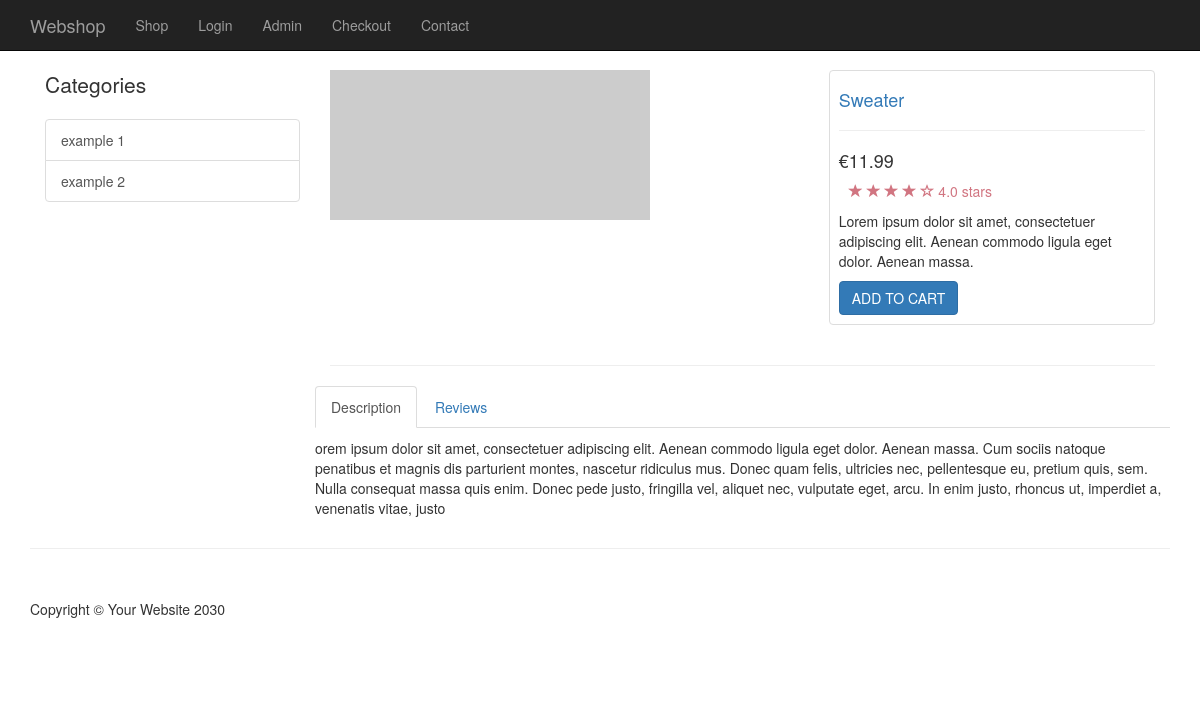
The page /shop/item.php?id=2 on the database as committed earlier.
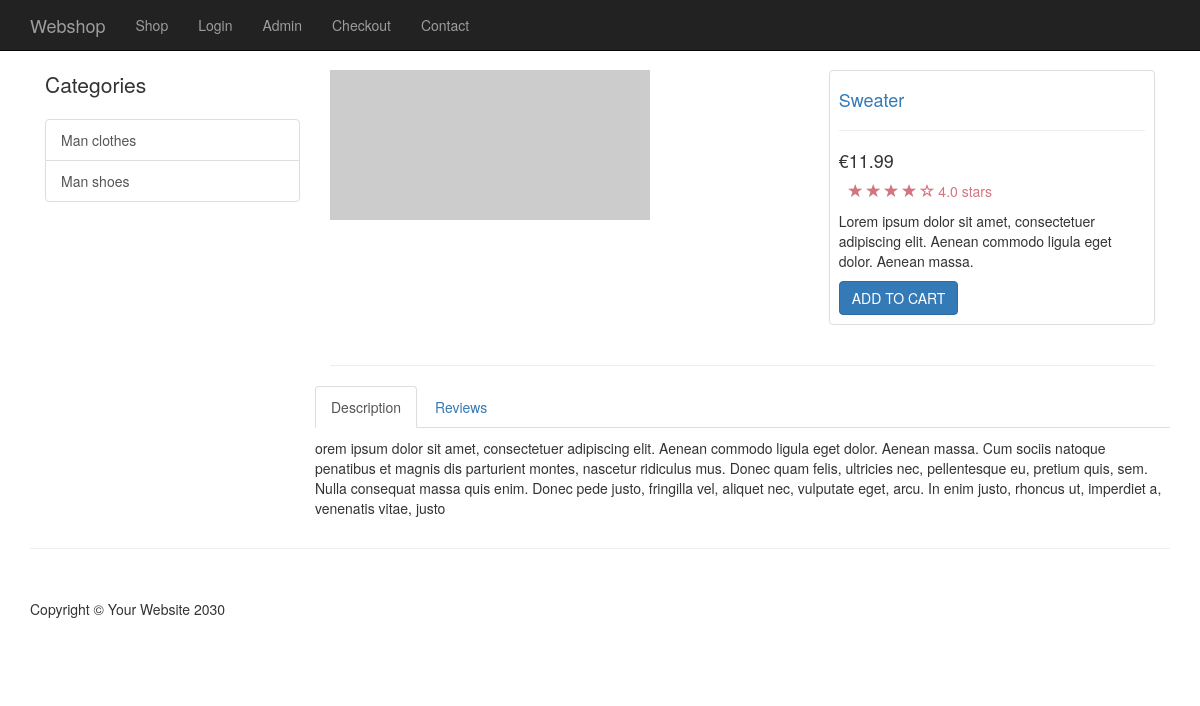
The same page on the database as committed later.
### tables this page shows
CREATE TABLE `categories` (
  `cat_id` int(11) NOT NULL,
  `cat_title` varchar(255) NOT NULL
);

### shop/item.php (the view, shortened to what this page needs)
<?php include(TEMPLATE_FRONT .  DS . "header.php")?>
<div class="container">
        <?php include(TEMPLATE_FRONT .  DS . "side_nav.php")?>
        <?php
        $query = query(" SELECT * FROM products WHERE product_id =" . escape_string($_GET['id']) . " ");
      while($row = fetch_array($query)):
          $p_id = $row['product_id'];
          $price = $row['product_price'];
          $title = $row['product_title'];
          $desc = $row['product_desc'];
          $short = $row['product_short'];
          $img = $row['product_img'];
        ?>
<div class="col-md-9">
<div class="row">
    <div class="col-md-7">
       <img class="img-responsive" src="<?php echo $img; ?>" alt="">
    </div>
    <div class="col-md-5">
        <div class="thumbnail">
    <div class="caption-full">
        <h4><a href="#"><?php echo $title ?></a> </h4>
        <hr>
        <h4 class=""><?php echo "&#8364;". $price; ?></h4>
    <div class="ratings">
        <p>
            <span class="glyphicon glyphicon-star"></span>
            <span class="glyphicon glyphicon-star"></span>
            <span class="glyphicon glyphicon-star"></span>
            <span class="glyphicon glyphicon-star"></span>
            <span class="glyphicon glyphicon-star-empty"></span>
            4.0 stars
        </p>
    </div>
        <p><?php echo $short; ?></p>
        <a href="../resources/cart.php?add=<?php echo $p_id;?>" class="btn btn-primary">ADD TO CART</a>
    </div>
</div>
</div>
</div>
        <hr>
<div class="row">
<div role="tabpanel">
  <ul class="nav nav-tabs" role="tablist">
    <li role="presentation" class="active"><a href="#home" aria-controls="home" role="tab" data-toggle="tab">Description</a></li>
    <li role="presentation"><a href="#profile" aria-controls="profile" role="tab" data-toggle="tab">Reviews</a></li>
  </ul>
  <div class="tab-content">
    <div role="tabpanel" class="tab-pane active" id="home">
    <p><?php echo $desc; ?></p>
    </div>
 </div>
</div>
</div>
      <?php endwhile; ?>
</div>
</div>
   <?php include(TEMPLATE_FRONT .  DS . "footer.php")?>

### resources/functions.php (shortened to what this page needs)
<?php
function query($sql) {
    global $connect;
    return mysqli_query($connect, $sql);
}
function escape_string($string){
global $connect;
return mysqli_real_escape_string($connect, $string);
}
function fetch_array($result){
    return mysqli_fetch_array($result);
}
function get_categories() {
    $query = query("SELECT * FROM categories");
    while($row = fetch_array($query)) {
        $cat_id = $row['cat_id'];
        $title = $row['cat_title'];
         $category_link = <<<DELIMITER
          <a href='category.php?id={$cat_id}' class='list-group-item'>{$title}</a>
         DELIMITER;
         echo $category_link;
     }
}
?>

Rows that differ between the two databases and show on the page:
changed categories: cat_title "example 1" → "Man clothes"
changed categories: cat_title "example 2" → "Man shoes"
